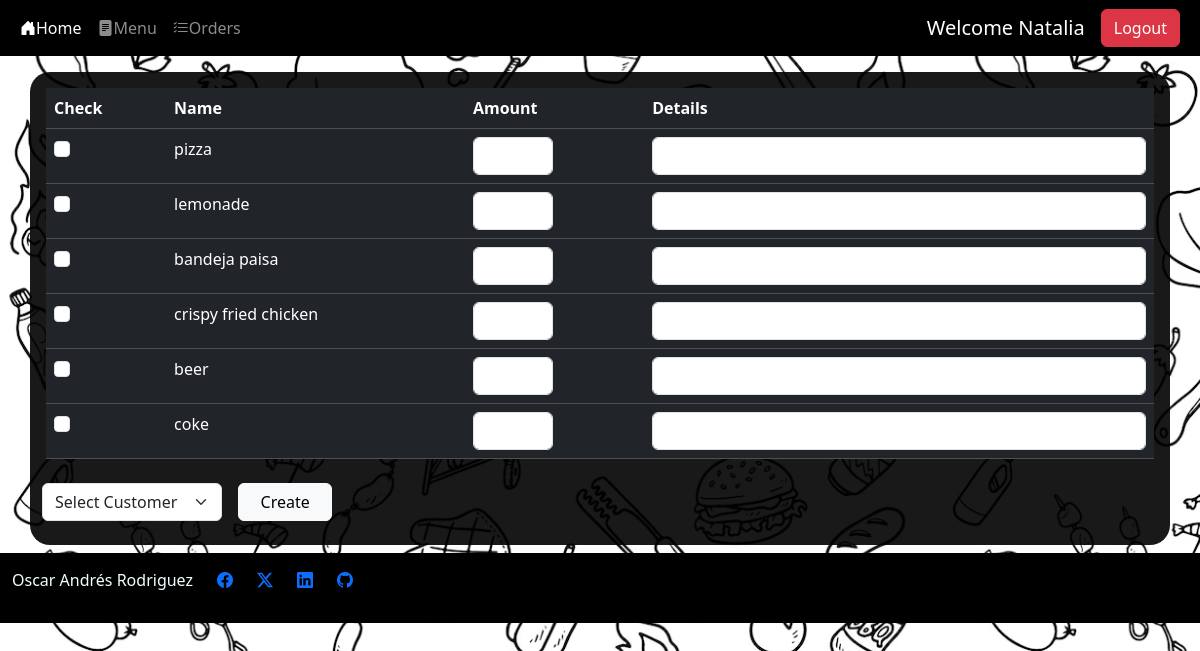
The app's page /orders/ (signed in) with its own data.
### src/db/db_models.py (models this page shows)
class Users(Base):
    __tablename__ = "users"
    id = Column(Integer,primary_key=True, index=True)
    name = Column(String)
    last_name = Column(String)
    email = Column(String, unique=True, index=True, nullable=False)
    password = Column(String, nullable=False)
    rol_id = Column(Integer, ForeignKey('roles.id'), nullable=True)

class Food(Base):
    __tablename__ = "food"
    id = Column(Integer,primary_key=True, index=True)
    name = Column(String, nullable=False)
    origin = Column(String)
    ingredients = Column(String, nullable=False)
    meal_id = Column(Integer,ForeignKey('meal.id'), nullable=False)
    price = Column(Integer, nullable=False)
    image_url = Column(String, nullable=True)
    type_id = Column(Integer, ForeignKey("types.id"), nullable=False)

### src/routes/orders.py (the view)
@router.get('/')
def get_orders(request: Request,db: Session = Depends(get_db)):
    print("loading menu page")
    user, body = get_current_user(request=request, db=db)
    if user is None:
            return RedirectResponse(url="/home",status_code=status.HTTP_307_TEMPORARY_REDIRECT)
    menu, types, food= menu_actions.get_menu_details(db=db)
    customers = db.query(Users).filter(Users.rol_id == 4).all()
    body["customers"] = customers
    body["menu"] = menu
    body['orders'] = db.query(Orders).all()
    return templates.TemplateResponse("orders.html", body)

### templates/orders.html (shortened to what this page needs)
{% extends "layout.html" %}
{% block content %}
<div class="container menu-container mt-3 p-3 ">
    <form action="/orders/add_order"  method="post">
        <table class="table table-dark table-hover p-1">
            <thead>
                <tr>
                    <th>Check</th>
                    <th>Name</th>
                    <th>Amount</th>
                    <th>Details</th>
                </tr>
            </thead>
            <tbody>
                {% for item in menu %}
                <tr>
                    <td>
                        <input class="form-check-input" type="checkbox" value="{{item.food_id}}" id="food_id" name="food_id_{{item.food_id}}">
                    </td>
                    <td>
                        <label class="form-check-label" for="{{item.id}}"> {{item.name}} </label>
                    </td>
                    <td >
                        <input class="form-control" type="number" min="0" id="food_quantity" name="food_quantity_{{item.food_id}}" style="width: 80px;">
                    </td>
                    <td>
                        <input type="text" class="form-control" id="detail" name="detail_{{item.food_id}}" >
                    </td>
                </tr>
                {% endfor %}
            </tbody>
        </table>
        <div class="row">
            <select class="form-select m-2" aria-label="select customer" style="max-width: 180px;" name="customer_id">
                <option selected>Select Customer</option>
              </select>
            <button type="submit" class="btn btn-light col-1 m-2">Create</button>
        </div>
    </form>
</div>
{% endblock %}

### templates/nav-bar.html (shortened to what this page needs)
<nav class="navbar navbar-expand-lg navbar-dark bg-black ">
    <div class="container-fluid">
      <div class="collapse navbar-collapse" id="navbarSupportedContent">
        <ul class="navbar-nav me-auto mb-2 mb-lg-0">
          <li class="nav-item">
            <a class="nav-link active" aria-current="page" href="/home"> <i class="bi-house-door-fill"></i>Home</a>
          </li>
        {% if session %}
          <li class="nav-item">
            <a class="nav-link" href="/menu"> <i class="bi-file-text-fill"></i>Menu</a>
          </li>
          <li class="nav-item">
            <a class="nav-link" href="/orders"> <i class="bi-list-check"></i>Orders</a>
          </li>
        {% endif %}
      </ul>
      {% if USERNAME  %}
      <a class="navbar-brand">Welcome {{ USERNAME | title }}</a>
      {% endif %}
        {% if session == True %}
        <form class="d-flex" role="logout" method="post" action="/logout">
          <button class="btn btn-danger me-2" href="/logout" type="submit">Logout</button>
        </form>
          {% else %}
          <a class="btn btn-success me-2" href="/login">Login</a>
          {% endif %}
      </div>
    </div>
  </nav>

### static/styles.css (style rules this page uses)
body { background-image: url("/static/food.png"); }
.menu-container { background: rgba(0,0,0,.9); color: azure; border-radius: 20px; }

### records on screen
Users: name "Natalia"
Food: name "pizza"
Food: name "lemonade"
Food: name "bandeja paisa"
Food: name "crispy fried chicken"
Food: name "beer"
Food: name "coke"
